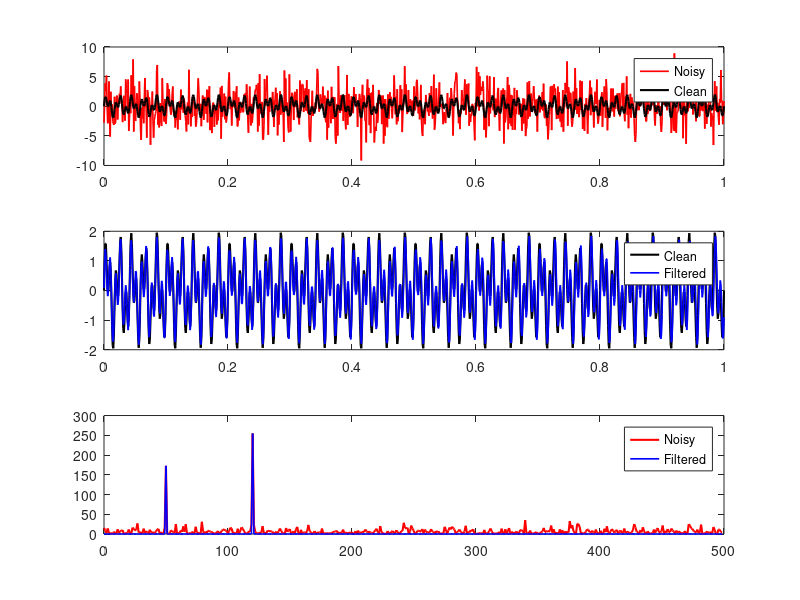

MATLAB code for this plot:
%FFT utility:
% Fourier Transform can be used to help filter out noise from a signal. The
% FFT converts the signal from the time domain to the frequency domain,
% then the PSD is used to filter out noise from the signal.
% notice the 3rd graph has spikes at 50hz and 120hz because our original
% signal has strong components of those signals

clear all, close all, clc

%% Create a simple signal with two frequencies
dt = .001; %sets the time step to 0.001 seconds
t = 0:dt:1; %time vector from 0 to 1 second with a time step of 0.001 seconds
f = sin(2*pi*50*t) + sin(2*pi*120*t); % Sum of 2 frequencies
fnoise = f + 2.5*randn(size(t));  %  Add some noise

%% Compute the Fast Fourier Transform FFT
n = length(t);
fhat = fft(fnoise,n);       % Compute the fast Fourier transform
PSD = fhat.*conj(fhat)/n; % Power spectrum (power per freq)
freq = 1/(dt*n)*(0:n); % Create x-axis of frequencies in Hz
L = 1:floor(n/2);   % Only plot the first half of freqs

%% Use the PSD to filter out noise
indices = PSD>100;  % Find all freqs with large power
PSDclean = PSD.*indices;  % Zero out all others
fhat = indices.*fhat;  % Zero out small Fourier coeffs. in Y
ffilt = ifft(fhat); % Inverse FFT for filtered time signal

%% PLOTS
subplot(3,1,1)
plot(t,fnoise,'r','LineWidth',1.2), hold on
plot(t,f,'k','LineWidth',1.5)
legend('Noisy','Clean')

subplot(3,1,2)
plot(t,f,'k','LineWidth',1.5), hold on
plot(t,ffilt,'b','LineWidth',1.2)
legend('Clean','Filtered')

subplot(3,1,3)
plot(freq(L),PSD(L),'r','LineWidth',1.5), hold on
plot(freq(L),PSDclean(L),'-b','LineWidth',1.2)
legend('Noisy','Filtered')